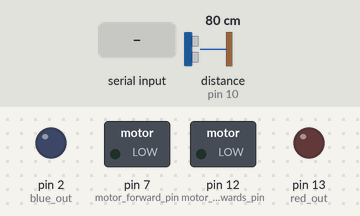
This sketch was run on a simulated Arduino Uno, built with avr-gcc and run on an emulated ATmega328P. Parts: switched loads named in the sketch (green lamp = pin HIGH), output pins drawn as LEDs (lit = HIGH). Wiring (inferred from the names in the program): ultrasonic range finder: trigger pin 9; echo pin 10. The inputs (shaded band) are chosen by the test bench; at power-on: distance to the obstacle (sensor on pin 10) 80 cm. The echo pulse lasts 58.3 µs per cm; pins used as bus, display or sensor lines are not drawn; what the sketch prints to the serial monitor is not drawn.

Above: at 1.2 s.
1.3 s: "CONNECTED" received over Serial
At 1.6 s:
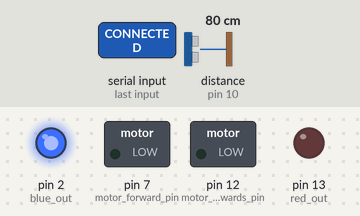
2.8 s: distance to the obstacle (sensor on pin 10) set to 8 cm
4.3 s: distance to the obstacle (sensor on pin 10) set to 5 cm
At 5.5 s:
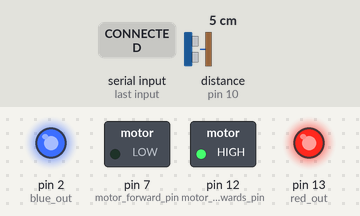
5.8 s: "DISCONNECTED" received over Serial
At 6.5 s:
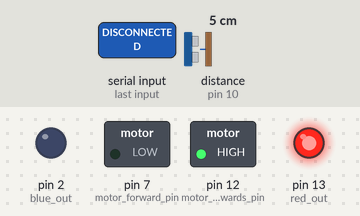
7.3 s: "STOP" received over Serial
8.8 s: distance to the obstacle (sensor on pin 10) set to 9 cm
At 9.1 s:
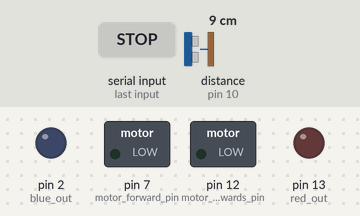
Timing chart, 0 to 11.3 s (numbered marks = the images above; inputs shaded):
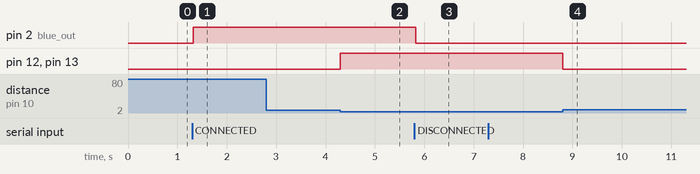

Measured:
- the behaviour switches between 7 and 6 cm on distance to the obstacle (sensor on pin 10) (found by bisection; images 1 and 2)
- after the input at 1.3 s, pin 2 (blue_out): LOW → HIGH at once
- after the input at 2.8 s, every drawn part: stays the same
- after the input at 4.3 s, pin 12 (motor_backwards_pin), pin 13 (red_out): LOW → HIGH at once
- after the input at 5.8 s, pin 2 (blue_out): HIGH → LOW at once
- after the input at 8.8 s, pin 12 (motor_backwards_pin), pin 13 (red_out): HIGH → LOW at once

The sketch:

arduino_blue.ino
```cpp
int blue_out = 2;
int red_out = 13;
int motor_forward_pin = 7;
int motor_backwards_pin = 12;
char myChar;

bool collision = false;

int trigPin = 9;
int echoPin = 10;

long duration;
int distance;

int debug = 0;

String readString;
void setup() {
  pinMode(red_out, OUTPUT);
  pinMode(blue_out, OUTPUT);
  pinMode(trigPin, OUTPUT);
  pinMode(motor_forward_pin, OUTPUT);
  pinMode(motor_backwards_pin, OUTPUT);
  pinMode(echoPin, INPUT);
  Serial.begin(9600);
}

void loop() {
  while (Serial.available()) {
    delay(2);
    char c = Serial.read();
    readString += c;
  }

  if (readString.length() > 0) {
    Serial.print(readString);
    if (readString == "CONNECTED") {
      digitalWrite(blue_out, HIGH);
    }
    if (readString == "DISCONNECTED") {
      digitalWrite(blue_out, LOW);
    }
    if (!collision) {
      if (readString == "FORWARD") {
        forward();
      }
      if (readString == "BACKWARD") {
        backward();
      }
    }
    if (readString == "STOP") {
      stopMachine();
    }
    readString = "";
  }

  digitalWrite(trigPin, LOW);
  delayMicroseconds(2);
  digitalWrite(trigPin, HIGH);
  delayMicroseconds(10);
  digitalWrite(trigPin, LOW);

  duration = pulseIn(echoPin, HIGH);
  distance = duration * 0.017;
  if (distance <= 5) {
    collision = true;
    backward();
    Serial.write("1");
    delay(5);
    digitalWrite(red_out, HIGH);
  }
  if (distance > 5) {
    if (collision) {
      stopMachine();
    }
    Serial.write("0");
    collision = false;
    digitalWrite(red_out, LOW);
  }
  if (debug == 1) {
    Serial.println(distance);
  }
}

void forward() {
  digitalWrite(motor_forward_pin, HIGH);
  digitalWrite(motor_backwards_pin, LOW);
}
void backward() {
  digitalWrite(motor_backwards_pin, HIGH);
  digitalWrite(motor_forward_pin, LOW);
}
void stopMachine() {
  digitalWrite(motor_backwards_pin, LOW);
  digitalWrite(motor_forward_pin, LOW);
}
```
